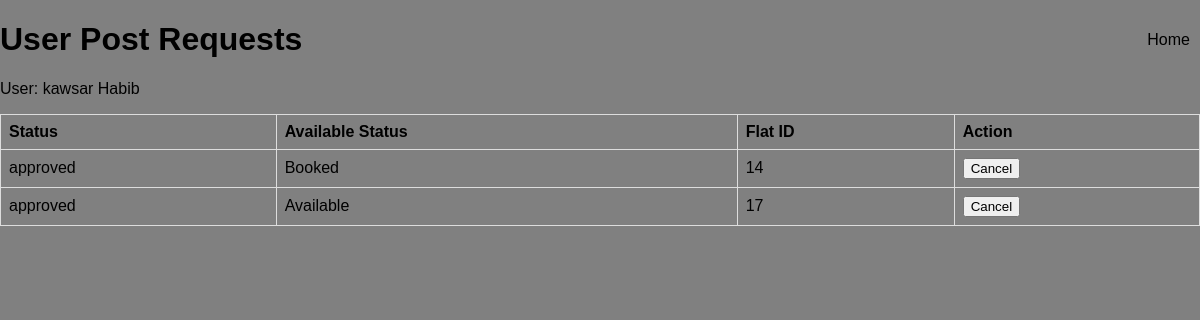
The page /postrequeststatus.php on the database its author committed.
### tables this page shows
CREATE TABLE `user` (
  `id` int(11) NOT NULL,
  `name` varchar(200) NOT NULL,
  `email` varchar(200) NOT NULL,
  `password_hash` varchar(200) NOT NULL
);

CREATE TABLE `addproperty` (
  `name` varchar(200) NOT NULL,
  `email` varchar(200) NOT NULL,
  `phone_number` varchar(200) NOT NULL,
  `Flatid` int(11) NOT NULL,
  `flat_location` varchar(20) NOT NULL,
  `flat_size` int(5) NOT NULL,
  `floor_number` int(11) NOT NULL,
  `bedrooms` int(2) NOT NULL,
  `washrooms` int(2) NOT NULL,
  `balcony` int(2) NOT NULL,
  `kitchen` int(1) NOT NULL,
  `living_room` int(1) NOT NULL,
  `dinning_room` int(1) NOT NULL,
  `flat_type` varchar(10) NOT NULL,
  `photos` blob NOT NULL,
  `rent` int(6) NOT NULL,
  `status` varchar(200) NOT NULL DEFAULT 'pending ',
  `available_status` varchar(200) NOT NULL DEFAULT 'Available '
);

### postrequeststatus.php (the view, shortened to what this page needs)
<?php
$servername = "localhost";
$username = "root";
$password = "";
$database = "db";
$mysqli = new mysqli($servername, $username, $password, $database);
$emailQuery = "SELECT email FROM userinfo ORDER BY id DESC LIMIT 1";
$result = $mysqli->query($emailQuery);
if ($result) {
    $row = $result->fetch_assoc();
    $latestEmail = $row['email'];
    $userDataQuery = "SELECT * FROM user WHERE email = '$latestEmail'";
    $userDataResult = $mysqli->query($userDataQuery);
    if ($userDataResult && $userDataResult->num_rows > 0) {
        $user = $userDataResult->fetch_assoc();
        $name = $user['name'];
        $reservationQuery = "SELECT * FROM addproperty WHERE name = '$name'";
        $reservationResult = $mysqli->query($reservationQuery);
        ?>
        <!DOCTYPE html>
        <html lang='en'>
        <head>
        </head>
        <body>
            <a class='home-button' href='loginhome.html'>Home</a>
            <h1>User Post Requests</h1>
            <p>User: <?php echo $name; ?></p>
        <?php
        if ($reservationResult && $reservationResult->num_rows > 0) {
            echo "<table>
                    <tr>
                        <th>Status</th>
                        <th>Available Status</th>
                        <th>Flat ID</th>
                        <th>Action</th>
                    </tr>";
            while ($reservation = $reservationResult->fetch_assoc()) {
                $status = isset($reservation['status']) ? $reservation['status'] : 'N/A';
                $available_status = isset($reservation['available_status']) ? $reservation['available_status'] : 'N/A';
                $flatid = isset($reservation['Flatid']) ? $reservation['Flatid'] : 'N/A';
                echo "<tr>
                        <td>$status</td>
                        <td>$available_status</td>
                        <td>$flatid</td>
                        <td>
                            <form method='post'>
                                <input type='hidden' name='user_name' value='$name'>
                                <button type='submit' name='cancel_post'>Cancel</button>
                            </form>
                        </td>
                      </tr>";
            }
            echo "</table>";
        } else {
            echo "<p>No post found for user: $name</p>";
        }
        ?>
        </body>
        </html>
        <?php
    } else {
        echo "No user found with the latest email.";
    }
} else {
    echo "Error executing query: " . $mysqli->error;
}
?>

### postrequeststatus.php (style rules this page uses)
body { background-color: Gray; background-size: cover; background-repeat: no-repeat; font-family: Arial, sans-serif; margin: 0; padding: 0; position: relative; }
table { width: 100%; border-collapse: collapse; }
th, td { border: 1px solid #dddddd; text-align: left; padding: 8px; }
.home-button { position: absolute; top: 10px; right: 10px; color: black; text-decoration: none; }

### rows shown on the page
user: name "kawsar Habib"
addproperty: status "approved", available_status "Booked", Flatid "14"
addproperty: status "approved", available_status "Available", Flatid "17"
